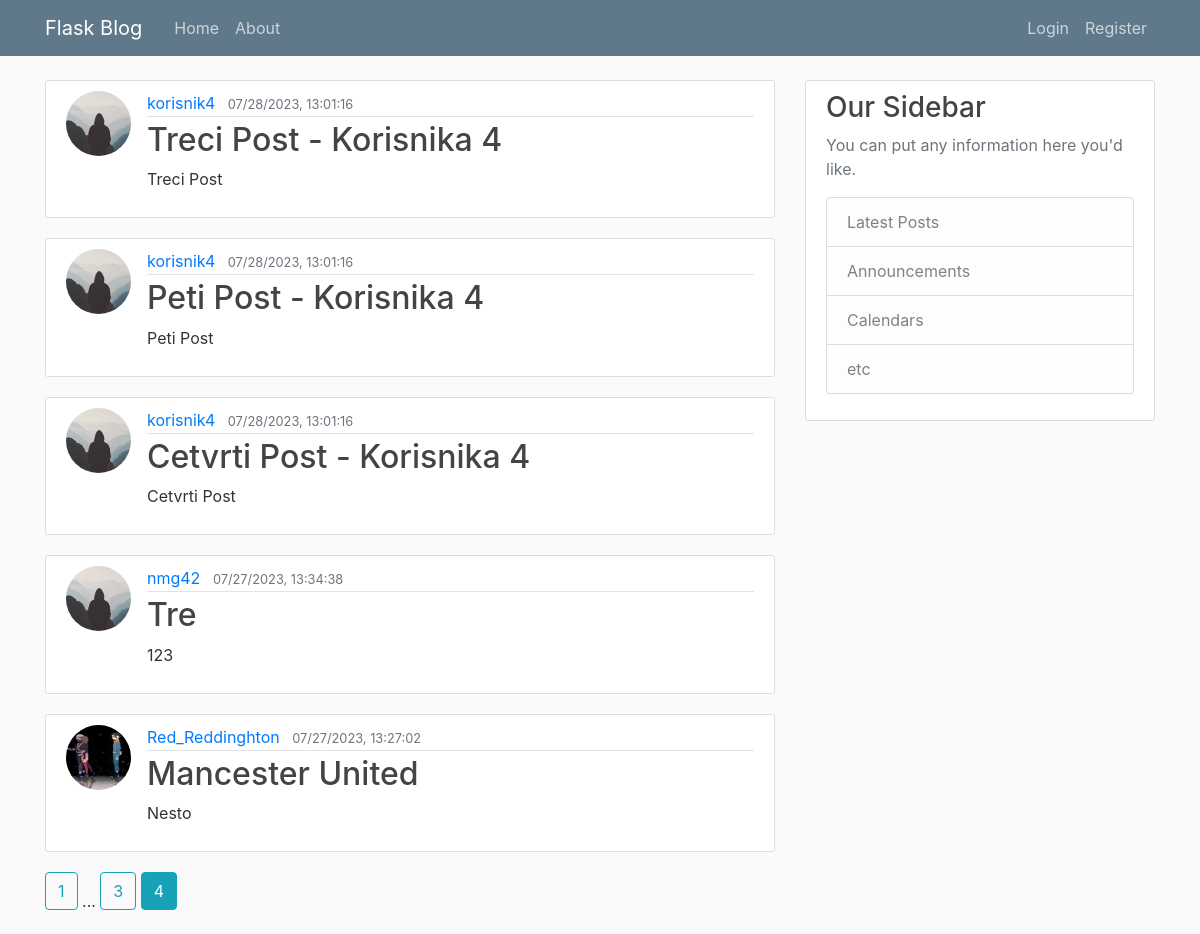
/home?page=4, run on the app's committed database.
### flask_blog/models.py (models this page shows, shortened)
class Post(db.Model):
    id=db.Column(db.Integer,primary_key=True)
    title=db.Column(db.String(100),nullable=False)
    date_posted=db.Column(db.DateTime,nullable=False,default=datetime.utcnow())
    content=db.Column(db.Text,nullable=False)
    user_id=db.Column(db.Integer,db.ForeignKey("user.id"),nullable=False)

class User(db.Model,UserMixin):
    id=db.Column(db.Integer,primary_key=True)
    username=db.Column(db.String(20),unique=True,nullable=False)
    email=db.Column(db.String(120),unique=True,nullable=False)
    image_file=db.Column(db.String(20),nullable=False,default='default.jpg')
    password=db.Column(db.String(60),nullable=False)
    posts=db.relationship("Post",backref="author",lazy=True)

### flask_blog/main/routes.py (the view)
@main.route("/")
@main.route("/home")
def home():
    page=request.args.get("page",1,type=int)
    posts=Post.query.order_by(Post.date_posted.desc()).paginate(page=page,per_page=5)
    return render_template('home.html', posts=posts)

### flask_blog/templates/home.html
{% extends "layout.html" %}
{% block content %}
{% for post in posts.items %}
<article class="media content-section">
    <img class="rounded-circle article-img "
        src="{{url_for('static',filename='profile_pics/'+ post.author.image_file)}}" alt="">
    <div class="media-body">
        <div class="article-metadata">
            <a class="mr-2" href="{{url_for('users.user_posts',username=post.author.username)}}">{{ post.author.username
                }}</a>
            <small class="text-muted">{{ post.date_posted.strftime("%m/%d/%Y, %H:%M:%S") }}</small>
        </div>
        <h2><a class="article-title" href="{{url_for('posts.post',post_id=post.id)}}">{{ post.title }}</a></h2>
        <p class="article-content">{{ post.content }}</p>
    </div>
</article>
{% endfor %}
{% for page_num in posts.iter_pages(left_edge=1, right_edge=1, left_current=1,right_current=2)%}
{% if page_num %}
{% if posts.page==page_num %}
<a class="btn btn-info mb-4" href="{{url_for('main.home',page=page_num)}}">{{page_num}}</a>
{% else %}
<a class="btn btn-outline-info mb-4" href="{{url_for('main.home',page=page_num)}}">{{page_num}}</a>
{% endif %}
{% else %}
...
{% endif %}
{% endfor %}
{% endblock content %}

### flask_blog/static/main.css (style rules this page uses)
body { background: #fafafa; color: #333333; margin-top: 5rem; }
h1, h2, h3, h4, h5, h6 { color: #444444; }
.content-section { background: #ffffff; padding: 10px 20px; border: 1px solid #dddddd; border-radius: 3px; margin-bottom: 20px; }
.article-title { color: #444444; }
.article-content { white-space: pre-line; }
.article-img { height: 65px; width: 65px; margin-right: 16px; }
.article-metadata { padding-bottom: 1px; margin-bottom: 4px; border-bottom: 1px solid #e3e3e3 }

### data on the page
Post: image_file (placeholder picture), author.username "korisnik4", date_posted "07/28/2023, 13:01:16", title "Treci Post - Korisnika 4", content "Treci Post"
Post: image_file (placeholder picture), author.username "korisnik4", date_posted "07/28/2023, 13:01:16", title "Peti Post - Korisnika 4", content "Peti Post"
Post: image_file (placeholder picture), author.username "korisnik4", date_posted "07/28/2023, 13:01:16", title "Cetvrti Post - Korisnika 4", content "Cetvrti Post"
Post: image_file (placeholder picture), author.username "nmg42", date_posted "07/27/2023, 13:34:38", title "Tre", content "123"
Post: image_file (picture), author.username "Red_Reddinghton", date_posted "07/27/2023, 13:27:02", title "Mancester United", content "Nesto"

### other printed values
{{ page_num }} "1" "3"
{{ page_num }} "4"
